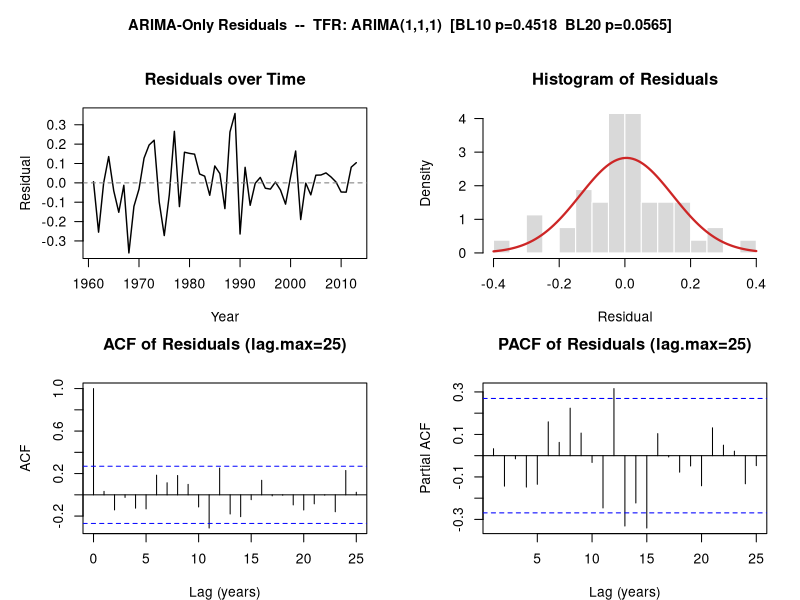
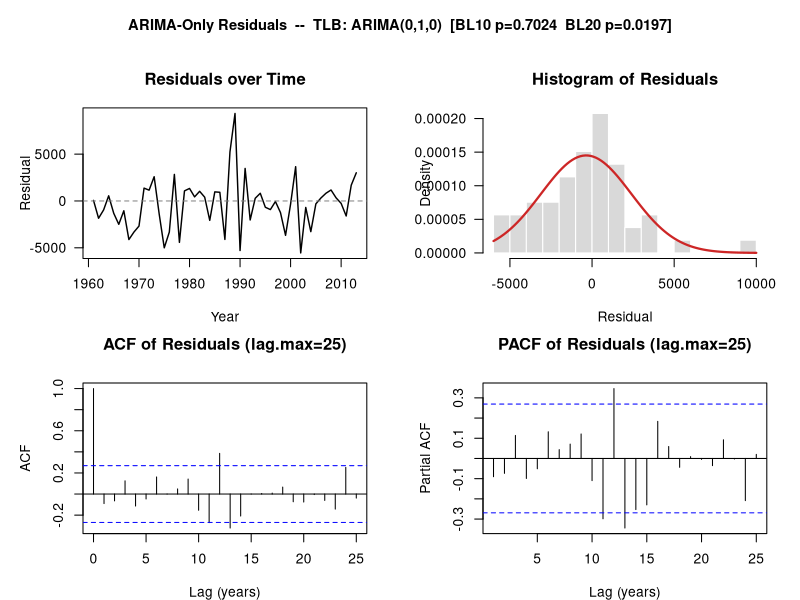
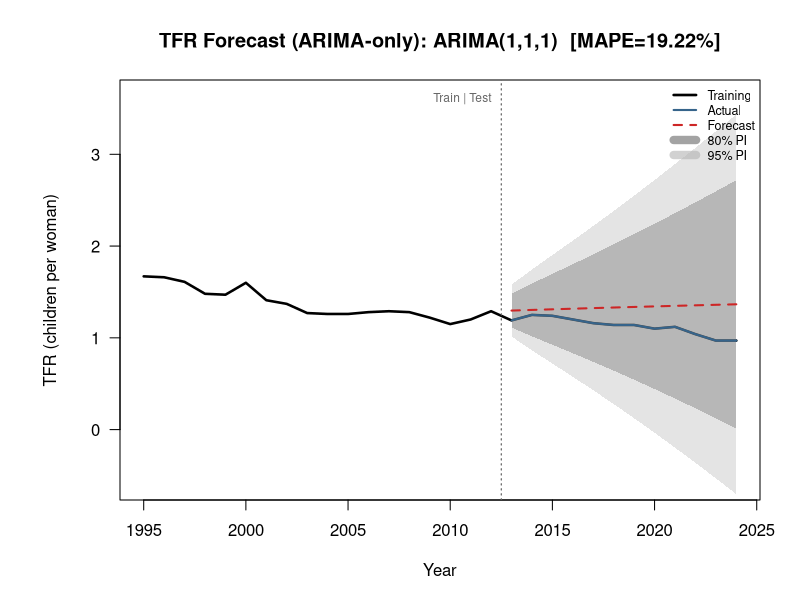
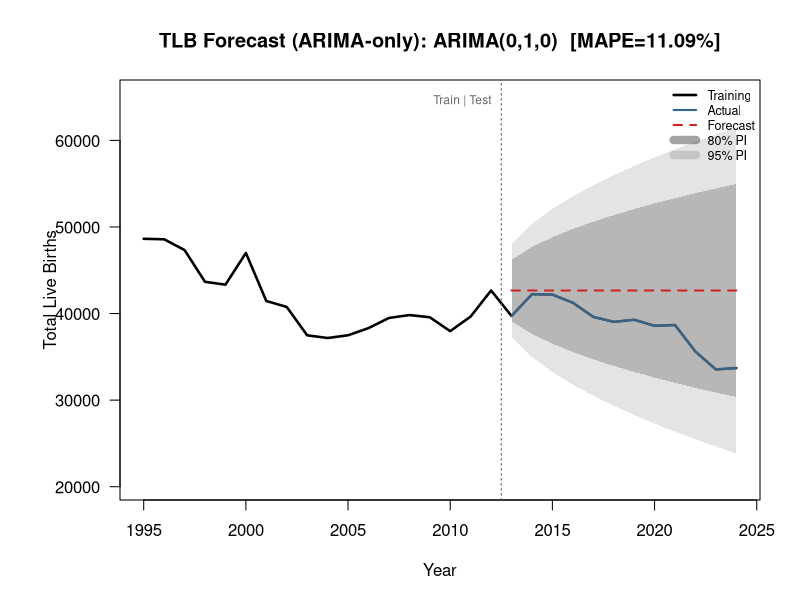

The R script that drew these images, in order:
# =============================================================================
# BASELINE ARIMA MODELS
# =============================================================================

library(tseries)
library(forecast)

options(stringsAsFactors = FALSE)
options(scipen = 999)
set.seed(42)
dir.create("methods", showWarnings = FALSE)

# =============================================================================
# DATA LOADING
# =============================================================================
df        <- read.csv("cleaned_tlb_tfr_1960_2024.csv")
tlb_ts    <- ts(df$TLB, start = 1960, frequency = 1)
tfr_ts    <- ts(df$TFR, start = 1960, frequency = 1)
tlb_train <- window(tlb_ts, start = 1960, end = 2012)
tlb_test  <- window(tlb_ts, start = 2013, end = 2024)
tfr_train <- window(tfr_ts, start = 1960, end = 2012)
tfr_test  <- window(tfr_ts, start = 2013, end = 2024)

n_train    <- length(tlb_train)   # 53
n_test     <- length(tlb_test)    # 12
test_years <- 2013:2024
train_start <- 1995

# =============================================================================
# HELPER: fit a model, return diagnostics
# =============================================================================
fit_info <- function(model, label, log_scale = FALSE) {
  bl10 <- Box.test(residuals(model), lag = 10, type = "Ljung-Box")
  bl20 <- Box.test(residuals(model), lag = 20, type = "Ljung-Box")
  list(label   = label,
       aic     = round(AIC(model), 2),
       bic     = round(BIC(model), 2),
       bl10p   = round(bl10$p.value, 4),
       bl10q   = round(bl10$statistic, 3),
       bl20p   = round(bl20$p.value, 4),
       viable  = bl10$p.value > 0.05,
       log_scale = log_scale,
       model   = model)
}

safe_fit <- function(expr_call, label, log_scale = FALSE) {
  tryCatch(
    fit_info(eval(expr_call), label, log_scale),
    error = function(e) {
      cat("  FAILED:", label, "->", conditionMessage(e), "\n")
      NULL
    }
  )
}

print_row <- function(m) {
  if (is.null(m)) return()
  cat(sprintf("  %-42s  AIC=%8.2f  BIC=%8.2f  BL10 p=%.4f  BL20 p=%.4f  %s\n",
              m$label, m$aic, m$bic, m$bl10p, m$bl20p,
              ifelse(m$viable, "[VIABLE]", "[FAIL BL10]")))
}

# =============================================================================
# TFR CANDIDATE MODELS (ARIMA ONLY)
# =============================================================================
cat("\n", paste(rep("=",65),collapse=""),"\n")
cat("TFR CANDIDATE MODELS (ARIMA)\n")
cat(paste(rep("=",65),collapse=""),"\n\n")

tfr_cands <- list(
  safe_fit(quote(Arima(tfr_train, order=c(1,1,0))), "ARIMA(1,1,0)"),
  safe_fit(quote(Arima(tfr_train, order=c(2,1,0))), "ARIMA(2,1,0)"),
  safe_fit(quote(Arima(tfr_train, order=c(6,1,0))), "ARIMA(6,1,0)"),
  safe_fit(quote(Arima(tfr_train, order=c(1,1,1))), "ARIMA(1,1,1)"),
  safe_fit(quote(Arima(tfr_train, order=c(6,1,1))), "ARIMA(6,1,1)")
)
tfr_cands <- Filter(Negate(is.null), tfr_cands)
for (m in tfr_cands) print_row(m)

tfr_viable <- Filter(function(m) m$viable, tfr_cands)
tfr_best   <- tfr_viable[[which.min(sapply(tfr_viable, function(m) m$aic))]]
if(is.null(tfr_best)) tfr_best <- tfr_cands[[which.min(sapply(tfr_cands, function(m) m$aic))]]

# =============================================================================
# TLB CANDIDATE MODELS (ARIMA ONLY)
# =============================================================================
cat("\n", paste(rep("=",65),collapse=""),"\n")
cat("TLB CANDIDATE MODELS (ARIMA)\n")
cat(paste(rep("=",65),collapse=""),"\n\n")

tlb_cands <- list(
  safe_fit(quote(Arima(tlb_train, order=c(0,1,0))), "ARIMA(0,1,0)"),
  safe_fit(quote(Arima(tlb_train, order=c(1,1,0))), "ARIMA(1,1,0)"),
  safe_fit(quote(Arima(tlb_train, order=c(2,1,0))), "ARIMA(2,1,0)"),
  safe_fit(quote(Arima(tlb_train, order=c(6,1,0))), "ARIMA(6,1,0)"),
  safe_fit(quote(Arima(tlb_train, order=c(1,1,1))), "ARIMA(1,1,1)")
)
tlb_cands <- Filter(Negate(is.null), tlb_cands)
for (m in tlb_cands) print_row(m)

tlb_viable <- Filter(function(m) m$viable, tlb_cands)
tlb_best   <- tlb_viable[[which.min(sapply(tlb_viable, function(m) m$aic))]]
if(is.null(tlb_best)) tlb_best <- tlb_cands[[which.min(sapply(tlb_cands, function(m) m$aic))]]

# =============================================================================
# HELPER: forecast accuracy metrics
# =============================================================================
acc <- function(actual, fc) {
  e <- as.numeric(actual) - fc
  list(rmse = sqrt(mean(e^2)), mae = mean(abs(e)),
       mape = mean(abs(e / as.numeric(actual))) * 100, sse = sum(e^2))
}

# =============================================================================
# HELPER: 2x2 residual diagnostic panel
# =============================================================================
diag_panel <- function(resid_vec, start_yr, label, outfile) {
  resid_ts <- ts(resid_vec, start = start_yr, frequency = 1)
  png(outfile, width = 1100, height = 820, res = 150, bg = "white")
  par(mfrow = c(2, 2), mar = c(4, 5, 3.5, 2), oma = c(0, 0, 3, 0), bg = "white")
  plot(resid_ts, type = "l", lwd = 1.4, col = "black",
       main = "Residuals over Time", xlab = "Year", ylab = "Residual", las = 1)
  abline(h = 0, lty = 2, col = "gray50")
  hist(resid_vec, breaks = 14, freq = FALSE,
       main = "Histogram of Residuals", xlab = "Residual",
       col = "gray85", border = "white", las = 1)
  curve(dnorm(x, mean(resid_vec), sd(resid_vec)), col = "firebrick3", lwd = 2.2, add = TRUE)
  acf(resid_vec,  lag.max = 25, main = "ACF of Residuals (lag.max=25)",
      xlab = "Lag (years)", ylab = "ACF")
  pacf(resid_vec, lag.max = 25, main = "PACF of Residuals (lag.max=25)",
       xlab = "Lag (years)", ylab = "Partial ACF")
  mtext(label, side = 3, outer = TRUE, line = 1, cex = 0.88, font = 2)
  par(mfrow = c(1, 1))
  dev.off()
}

diag_panel(as.numeric(residuals(tfr_best$model)), 1961,
           paste0("ARIMA-Only Residuals  --  TFR: ", tfr_best$label,
                  "  [BL10 p=", tfr_best$bl10p, "  BL20 p=", tfr_best$bl20p, "]"),
           "plots/fig5a_arima_tfr.png")

diag_panel(as.numeric(residuals(tlb_best$model)), 1961,
           paste0("ARIMA-Only Residuals  --  TLB: ", tlb_best$label,
                  "  [BL10 p=", tlb_best$bl10p, "  BL20 p=", tlb_best$bl20p, "]"),
           "plots/fig5b_arima_tlb.png")

# =============================================================================
# FORECASTS
# =============================================================================
pred_tfr_a  <- forecast(tfr_best$model, h = n_test, level = c(80, 95))
pred_tlb_a  <- forecast(tlb_best$model, h = n_test, level = c(80, 95))
fc_tfr_a    <- as.numeric(pred_tfr_a$mean)
fc_tlb_a    <- as.numeric(pred_tlb_a$mean)
lo80_tfr_a  <- as.numeric(pred_tfr_a$lower[,1]); hi80_tfr_a <- as.numeric(pred_tfr_a$upper[,1])
lo95_tfr_a  <- as.numeric(pred_tfr_a$lower[,2]); hi95_tfr_a <- as.numeric(pred_tfr_a$upper[,2])
lo80_tlb_a  <- as.numeric(pred_tlb_a$lower[,1]); hi80_tlb_a <- as.numeric(pred_tlb_a$upper[,1])
lo95_tlb_a  <- as.numeric(pred_tlb_a$lower[,2]); hi95_tlb_a <- as.numeric(pred_tlb_a$upper[,2])
acc_tfr_a   <- acc(tfr_test, fc_tfr_a)
acc_tlb_a   <- acc(tlb_test, fc_tlb_a)

make_fc_plot <- function(ts_full, ts_test, fc, lo80, hi80, lo95, hi95,
                         ylab_txt, title_txt, outfile) {
  ylim_r <- range(c(as.numeric(window(ts_full, start=train_start)),
                    lo95, hi95)) * c(0.85, 1.06)
  png(outfile, width=1100, height=600, res=150, bg="white")
  par(mar=c(5,6,4,2), bg="white")
  plot(window(ts_full, start=train_start), type="l", lwd=2.5, col="black",
       xlim=c(train_start,2024), ylim=ylim_r,
       main=title_txt, xlab="Year", ylab=ylab_txt, las=1)
  abline(v=2012.5, lty=3, col="gray40", lwd=1.2)
  text(2012.5, ylim_r[2]*0.99, "Train | Test", col="gray40", cex=0.72, pos=2)
  polygon(c(test_years,rev(test_years)), c(lo95,rev(hi95)),
          col=rgb(0.7,0.7,0.7,0.35), border=NA)
  polygon(c(test_years,rev(test_years)), c(lo80,rev(hi80)),
          col=rgb(0.4,0.4,0.4,0.35), border=NA)
  lines(ts_test, lwd=2, col="steelblue4")
  lines(test_years, fc, lwd=2, col="firebrick3", lty=2)
  legend("topright", bty="n", cex=0.75,
         legend=c("Training","Actual","Forecast","80% PI","95% PI"),
         col=c("black","steelblue4","firebrick3",
               rgb(0.4,0.4,0.4,0.6),rgb(0.7,0.7,0.7,0.6)),
         lwd=c(2.5,2,2,8,8), lty=c(1,1,2,1,1))
  dev.off()
}

make_fc_plot(tfr_ts, tfr_test, fc_tfr_a, lo80_tfr_a, hi80_tfr_a, lo95_tfr_a, hi95_tfr_a,
             "TFR (children per woman)",
             paste0("TFR Forecast (ARIMA-only): ", tfr_best$label,
                    "  [MAPE=", round(acc_tfr_a$mape,2), "%]"),
             "plots/fig6a_arima_tfr.png")

make_fc_plot(tlb_ts, tlb_test, fc_tlb_a, lo80_tlb_a, hi80_tlb_a, lo95_tlb_a, hi95_tlb_a,
             "Total Live Births",
             paste0("TLB Forecast (ARIMA-only): ", tlb_best$label,
                    "  [MAPE=", round(acc_tlb_a$mape,2), "%]"),
             "plots/fig6b_arima_tlb.png")
